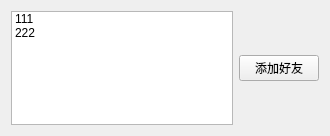
<?xml version="1.0" encoding="UTF-8"?>
<ui version="4.0">
 <class>OnlineUser</class>
 <widget class="QWidget" name="OnlineUser">
  <property name="geometry">
   <rect>
    <x>0</x>
    <y>0</y>
    <width>330</width>
    <height>136</height>
   </rect>
  </property>
  <property name="windowTitle">
   <string>Form</string>
  </property>
  <layout class="QHBoxLayout" name="horizontalLayout">
   <item>
    <widget class="QListWidget" name="onlinelistWidget">
     <item>
      <property name="text">
       <string>111</string>
      </property>
     </item>
     <item>
      <property name="text">
       <string>222</string>
      </property>
     </item>
    </widget>
   </item>
   <item>
    <widget class="QPushButton" name="addFriend_button">
     <property name="text">
      <string>添加好友</string>
     </property>
    </widget>
   </item>
  </layout>
 </widget>
 <resources/>
 <connections/>
</ui>
